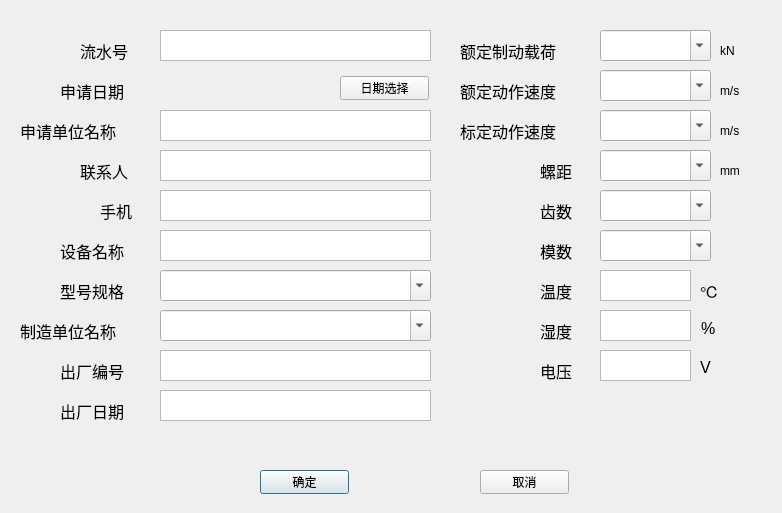
<?xml version="1.0" encoding="UTF-8"?>
<ui version="4.0">
 <class>AddNew</class>
 <widget class="QDialog" name="AddNew">
  <property name="geometry">
   <rect>
    <x>0</x>
    <y>0</y>
    <width>782</width>
    <height>513</height>
   </rect>
  </property>
  <property name="windowTitle">
   <string>Dialog</string>
  </property>
  <widget class="QLabel" name="label">
   <property name="geometry">
    <rect>
     <x>80</x>
     <y>40</y>
     <width>71</width>
     <height>21</height>
    </rect>
   </property>
   <property name="font">
    <font>
     <pointsize>12</pointsize>
    </font>
   </property>
   <property name="text">
    <string>流水号</string>
   </property>
  </widget>
  <widget class="QLabel" name="label_2">
   <property name="geometry">
    <rect>
     <x>60</x>
     <y>80</y>
     <width>91</width>
     <height>21</height>
    </rect>
   </property>
   <property name="font">
    <font>
     <pointsize>12</pointsize>
    </font>
   </property>
   <property name="text">
    <string>申请日期</string>
   </property>
  </widget>
  <widget class="QLabel" name="label_3">
   <property name="geometry">
    <rect>
     <x>20</x>
     <y>120</y>
     <width>131</width>
     <height>21</height>
    </rect>
   </property>
   <property name="font">
    <font>
     <pointsize>12</pointsize>
    </font>
   </property>
   <property name="text">
    <string>申请单位名称</string>
   </property>
  </widget>
  <widget class="QLabel" name="label_4">
   <property name="geometry">
    <rect>
     <x>80</x>
     <y>160</y>
     <width>71</width>
     <height>21</height>
    </rect>
   </property>
   <property name="font">
    <font>
     <pointsize>12</pointsize>
    </font>
   </property>
   <property name="text">
    <string>联系人</string>
   </property>
  </widget>
  <widget class="QLabel" name="label_5">
   <property name="geometry">
    <rect>
     <x>100</x>
     <y>200</y>
     <width>51</width>
     <height>21</height>
    </rect>
   </property>
   <property name="font">
    <font>
     <pointsize>12</pointsize>
    </font>
   </property>
   <property name="text">
    <string>手机</string>
   </property>
  </widget>
  <widget class="QLabel" name="label_6">
   <property name="geometry">
    <rect>
     <x>60</x>
     <y>240</y>
     <width>91</width>
     <height>21</height>
    </rect>
   </property>
   <property name="font">
    <font>
     <pointsize>12</pointsize>
    </font>
   </property>
   <property name="text">
    <string>设备名称</string>
   </property>
  </widget>
  <widget class="QLabel" name="label_7">
   <property name="geometry">
    <rect>
     <x>60</x>
     <y>280</y>
     <width>91</width>
     <height>21</height>
    </rect>
   </property>
   <property name="font">
    <font>
     <pointsize>12</pointsize>
    </font>
   </property>
   <property name="text">
    <string>型号规格</string>
   </property>
  </widget>
  <widget class="QLabel" name="label_8">
   <property name="geometry">
    <rect>
     <x>20</x>
     <y>320</y>
     <width>131</width>
     <height>21</height>
    </rect>
   </property>
   <property name="font">
    <font>
     <pointsize>12</pointsize>
    </font>
   </property>
   <property name="text">
    <string>制造单位名称</string>
   </property>
  </widget>
  <widget class="QTextEdit" name="serial_number">
   <property name="geometry">
    <rect>
     <x>160</x>
     <y>30</y>
     <width>271</width>
     <height>31</height>
    </rect>
   </property>
  </widget>
  <widget class="QTextEdit" name="company">
   <property name="geometry">
    <rect>
     <x>160</x>
     <y>110</y>
     <width>271</width>
     <height>31</height>
    </rect>
   </property>
  </widget>
  <widget class="QTextEdit" name="contact">
   <property name="geometry">
    <rect>
     <x>160</x>
     <y>150</y>
     <width>271</width>
     <height>31</height>
    </rect>
   </property>
  </widget>
  <widget class="QTextEdit" name="tel">
   <property name="geometry">
    <rect>
     <x>160</x>
     <y>190</y>
     <width>271</width>
     <height>31</height>
    </rect>
   </property>
  </widget>
  <widget class="QTextEdit" name="equip_name">
   <property name="geometry">
    <rect>
     <x>160</x>
     <y>230</y>
     <width>271</width>
     <height>31</height>
    </rect>
   </property>
  </widget>
  <widget class="QTextEdit" name="wendu">
   <property name="geometry">
    <rect>
     <x>600</x>
     <y>270</y>
     <width>91</width>
     <height>31</height>
    </rect>
   </property>
  </widget>
  <widget class="QTextEdit" name="shidu">
   <property name="geometry">
    <rect>
     <x>600</x>
     <y>310</y>
     <width>91</width>
     <height>31</height>
    </rect>
   </property>
  </widget>
  <widget class="QPushButton" name="correct">
   <property name="geometry">
    <rect>
     <x>260</x>
     <y>470</y>
     <width>89</width>
     <height>24</height>
    </rect>
   </property>
   <property name="text">
    <string>确定</string>
   </property>
  </widget>
  <widget class="QPushButton" name="cancel">
   <property name="geometry">
    <rect>
     <x>480</x>
     <y>470</y>
     <width>89</width>
     <height>24</height>
    </rect>
   </property>
   <property name="text">
    <string>取消</string>
   </property>
  </widget>
  <widget class="QTextEdit" name="No">
   <property name="geometry">
    <rect>
     <x>160</x>
     <y>350</y>
     <width>271</width>
     <height>31</height>
    </rect>
   </property>
  </widget>
  <widget class="QLabel" name="label_9">
   <property name="geometry">
    <rect>
     <x>60</x>
     <y>360</y>
     <width>91</width>
     <height>21</height>
    </rect>
   </property>
   <property name="font">
    <font>
     <pointsize>12</pointsize>
    </font>
   </property>
   <property name="text">
    <string>出厂编号</string>
   </property>
  </widget>
  <widget class="QTextEdit" name="make_day">
   <property name="geometry">
    <rect>
     <x>160</x>
     <y>390</y>
     <width>271</width>
     <height>31</height>
    </rect>
   </property>
  </widget>
  <widget class="QLabel" name="label_10">
   <property name="geometry">
    <rect>
     <x>60</x>
     <y>400</y>
     <width>91</width>
     <height>21</height>
    </rect>
   </property>
   <property name="font">
    <font>
     <pointsize>12</pointsize>
    </font>
   </property>
   <property name="text">
    <string>出厂日期</string>
   </property>
  </widget>
  <widget class="QComboBox" name="ts">
   <property name="geometry">
    <rect>
     <x>160</x>
     <y>270</y>
     <width>271</width>
     <height>31</height>
    </rect>
   </property>
   <property name="editable">
    <bool>true</bool>
   </property>
  </widget>
  <widget class="QComboBox" name="manufacturer">
   <property name="geometry">
    <rect>
     <x>160</x>
     <y>310</y>
     <width>271</width>
     <height>31</height>
    </rect>
   </property>
   <property name="editable">
    <bool>true</bool>
   </property>
  </widget>
  <widget class="QComboBox" name="load">
   <property name="geometry">
    <rect>
     <x>600</x>
     <y>30</y>
     <width>111</width>
     <height>31</height>
    </rect>
   </property>
   <property name="editable">
    <bool>true</bool>
   </property>
  </widget>
  <widget class="QLabel" name="label_11">
   <property name="geometry">
    <rect>
     <x>460</x>
     <y>40</y>
     <width>131</width>
     <height>21</height>
    </rect>
   </property>
   <property name="font">
    <font>
     <pointsize>12</pointsize>
    </font>
   </property>
   <property name="text">
    <string>额定制动载荷</string>
   </property>
  </widget>
  <widget class="QComboBox" name="speed">
   <property name="geometry">
    <rect>
     <x>600</x>
     <y>70</y>
     <width>111</width>
     <height>31</height>
    </rect>
   </property>
   <property name="editable">
    <bool>true</bool>
   </property>
  </widget>
  <widget class="QLabel" name="label_12">
   <property name="geometry">
    <rect>
     <x>460</x>
     <y>80</y>
     <width>131</width>
     <height>21</height>
    </rect>
   </property>
   <property name="font">
    <font>
     <pointsize>12</pointsize>
    </font>
   </property>
   <property name="text">
    <string>额定动作速度</string>
   </property>
  </widget>
  <widget class="QLabel" name="label_13">
   <property name="geometry">
    <rect>
     <x>460</x>
     <y>120</y>
     <width>131</width>
     <height>21</height>
    </rect>
   </property>
   <property name="font">
    <font>
     <pointsize>12</pointsize>
    </font>
   </property>
   <property name="text">
    <string>标定动作速度</string>
   </property>
  </widget>
  <widget class="QComboBox" name="velocity">
   <property name="geometry">
    <rect>
     <x>600</x>
     <y>110</y>
     <width>111</width>
     <height>31</height>
    </rect>
   </property>
   <property name="editable">
    <bool>true</bool>
   </property>
  </widget>
  <widget class="QLabel" name="label_14">
   <property name="geometry">
    <rect>
     <x>540</x>
     <y>160</y>
     <width>51</width>
     <height>21</height>
    </rect>
   </property>
   <property name="font">
    <font>
     <pointsize>12</pointsize>
    </font>
   </property>
   <property name="text">
    <string>螺距</string>
   </property>
  </widget>
  <widget class="QComboBox" name="luoju">
   <property name="geometry">
    <rect>
     <x>600</x>
     <y>150</y>
     <width>111</width>
     <height>31</height>
    </rect>
   </property>
   <property name="editable">
    <bool>true</bool>
   </property>
  </widget>
  <widget class="QLabel" name="label_15">
   <property name="geometry">
    <rect>
     <x>540</x>
     <y>200</y>
     <width>51</width>
     <height>21</height>
    </rect>
   </property>
   <property name="font">
    <font>
     <pointsize>12</pointsize>
    </font>
   </property>
   <property name="text">
    <string>齿数</string>
   </property>
  </widget>
  <widget class="QComboBox" name="chishu">
   <property name="geometry">
    <rect>
     <x>600</x>
     <y>190</y>
     <width>111</width>
     <height>31</height>
    </rect>
   </property>
   <property name="editable">
    <bool>true</bool>
   </property>
  </widget>
  <widget class="QLabel" name="label_16">
   <property name="geometry">
    <rect>
     <x>540</x>
     <y>240</y>
     <width>51</width>
     <height>21</height>
    </rect>
   </property>
   <property name="font">
    <font>
     <pointsize>12</pointsize>
    </font>
   </property>
   <property name="text">
    <string>模数</string>
   </property>
  </widget>
  <widget class="QComboBox" name="moshu">
   <property name="geometry">
    <rect>
     <x>600</x>
     <y>230</y>
     <width>111</width>
     <height>31</height>
    </rect>
   </property>
   <property name="editable">
    <bool>true</bool>
   </property>
  </widget>
  <widget class="QTextEdit" name="dianya">
   <property name="geometry">
    <rect>
     <x>600</x>
     <y>350</y>
     <width>91</width>
     <height>31</height>
    </rect>
   </property>
  </widget>
  <widget class="QLabel" name="label_17">
   <property name="geometry">
    <rect>
     <x>540</x>
     <y>280</y>
     <width>51</width>
     <height>21</height>
    </rect>
   </property>
   <property name="font">
    <font>
     <pointsize>12</pointsize>
    </font>
   </property>
   <property name="text">
    <string>温度</string>
   </property>
  </widget>
  <widget class="QLabel" name="label_18">
   <property name="geometry">
    <rect>
     <x>540</x>
     <y>320</y>
     <width>51</width>
     <height>21</height>
    </rect>
   </property>
   <property name="font">
    <font>
     <pointsize>12</pointsize>
    </font>
   </property>
   <property name="text">
    <string>湿度</string>
   </property>
  </widget>
  <widget class="QLabel" name="label_19">
   <property name="geometry">
    <rect>
     <x>540</x>
     <y>360</y>
     <width>51</width>
     <height>21</height>
    </rect>
   </property>
   <property name="font">
    <font>
     <pointsize>12</pointsize>
    </font>
   </property>
   <property name="text">
    <string>电压</string>
   </property>
  </widget>
  <widget class="QLabel" name="label_20">
   <property name="geometry">
    <rect>
     <x>700</x>
     <y>280</y>
     <width>51</width>
     <height>21</height>
    </rect>
   </property>
   <property name="font">
    <font>
     <pointsize>12</pointsize>
    </font>
   </property>
   <property name="text">
    <string>℃</string>
   </property>
  </widget>
  <widget class="QLabel" name="label_21">
   <property name="geometry">
    <rect>
     <x>701</x>
     <y>318</y>
     <width>51</width>
     <height>21</height>
    </rect>
   </property>
   <property name="font">
    <font>
     <pointsize>12</pointsize>
    </font>
   </property>
   <property name="text">
    <string>%</string>
   </property>
  </widget>
  <widget class="QLabel" name="label_22">
   <property name="geometry">
    <rect>
     <x>700</x>
     <y>357</y>
     <width>51</width>
     <height>21</height>
    </rect>
   </property>
   <property name="font">
    <font>
     <pointsize>12</pointsize>
    </font>
   </property>
   <property name="text">
    <string>V</string>
   </property>
  </widget>
  <widget class="QLabel" name="label_23">
   <property name="geometry">
    <rect>
     <x>720</x>
     <y>40</y>
     <width>21</width>
     <height>21</height>
    </rect>
   </property>
   <property name="text">
    <string>kN</string>
   </property>
  </widget>
  <widget class="QLabel" name="label_24">
   <property name="geometry">
    <rect>
     <x>720</x>
     <y>80</y>
     <width>31</width>
     <height>21</height>
    </rect>
   </property>
   <property name="text">
    <string>m/s</string>
   </property>
  </widget>
  <widget class="QLabel" name="label_25">
   <property name="geometry">
    <rect>
     <x>720</x>
     <y>120</y>
     <width>31</width>
     <height>21</height>
    </rect>
   </property>
   <property name="text">
    <string>m/s</string>
   </property>
  </widget>
  <widget class="QLabel" name="label_26">
   <property name="geometry">
    <rect>
     <x>720</x>
     <y>160</y>
     <width>21</width>
     <height>21</height>
    </rect>
   </property>
   <property name="text">
    <string>mm</string>
   </property>
  </widget>
  <widget class="QLabel" name="date">
   <property name="geometry">
    <rect>
     <x>160</x>
     <y>80</y>
     <width>161</width>
     <height>16</height>
    </rect>
   </property>
   <property name="text">
    <string/>
   </property>
  </widget>
  <widget class="QPushButton" name="datechoose">
   <property name="geometry">
    <rect>
     <x>340</x>
     <y>76</y>
     <width>89</width>
     <height>24</height>
    </rect>
   </property>
   <property name="text">
    <string>日期选择</string>
   </property>
  </widget>
 </widget>
 <resources/>
 <connections/>
</ui>
